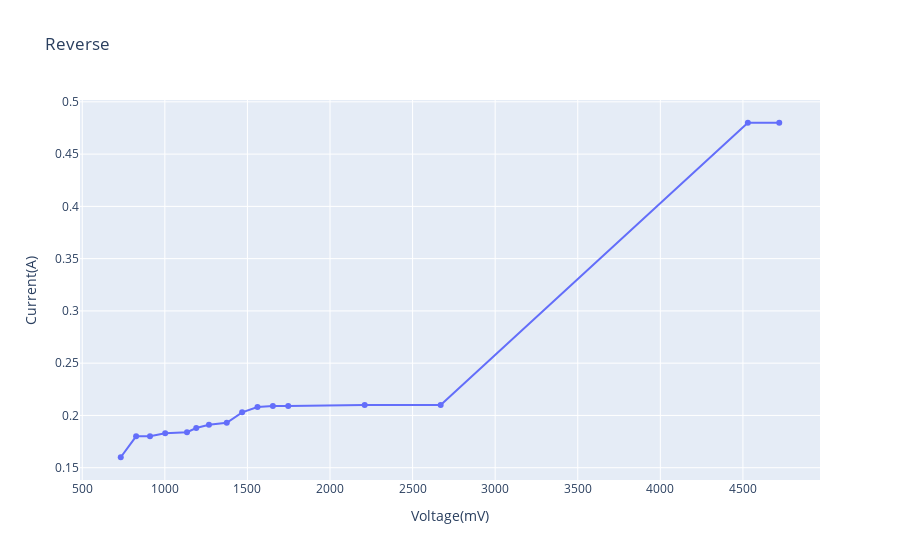

The code cell stored with this chart in its notebook:
### Code cell
Vn=[733,826,910,1002,1134,1190,1267,1375,1468,1561,1654,1747,2.21e3,2.67e3,4.53e3,4.72e3,]
Is=[160,180,180,183,184,188,191,193,203,208,209,209,210,210,480,480]
# Vn=Vn[5:-1]
# Is=Is[5:-1]
Is=[i/1000 for i in Is]
fig2=go.Figure()
fig2.add_trace(go.Scatter(x=Vn, y=Is))
fig2.update_layout({"title":"Reverse","xaxis_title":"Voltage(mV)","yaxis_title":"Current(A)"})
fig2.show()

### Figure 1 — Plotly figure (JSON) as saved in the notebook; plotly's stock layout.template omitted (floating-point values rounded to 4 significant figures)
{"data": [{"type": "scatter", "x": [733, 826, 910, 1002, 1134, 1190, 1267, 1375, 1468, 1561, 1654, 1747, 2210, 2670, 4530, 4720], "y": [0.16, 0.18, 0.18, 0.183, 0.184, 0.188, 0.191, 0.193, 0.203, 0.208, 0.209, 0.209, 0.21, 0.21, 0.48, 0.48]}], "layout": {"title": {"text": "Reverse"}, "xaxis": {"title": {"text": "Voltage(mV)"}}, "yaxis": {"title": {"text": "Current(A)"}}}}
